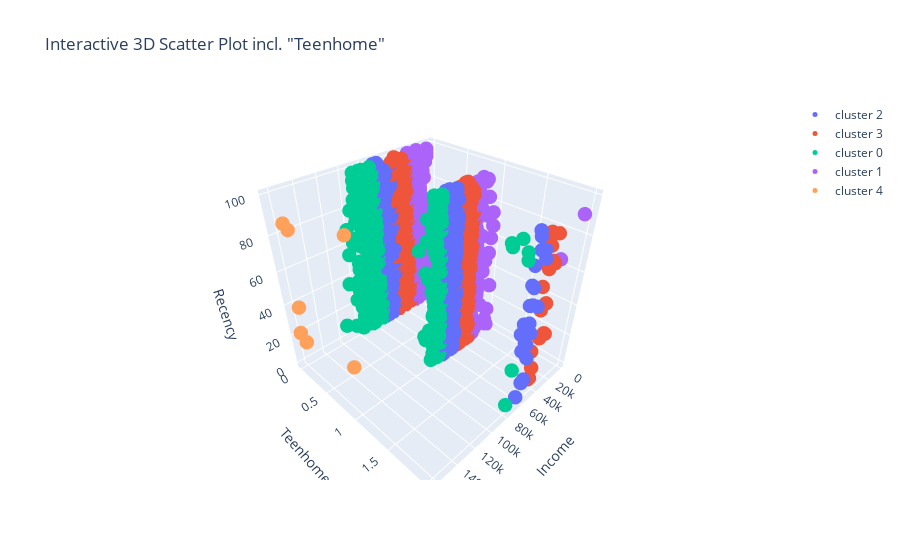

Notebook cell for this chart:
### Markdown cell above
### Cluster 4: is not of high signficance for a Marketing campaign
### Cluster 0: is a crucial cluster as is contains the most signficant wine consumption incl. 
### Cluster 2: this one is the second must promising cluster for the marketing campaign with respect to its financial importance

### Code cell
import plotly.graph_objects as go
import pandas as pd
import numpy as np

fig = go.Figure()

for cluster in df['cluster'].unique():
    cluster_data = df[df['cluster'] == cluster]
    fig.add_trace(go.Scatter3d(
        x=cluster_data['Income'],
        y=cluster_data['Teenhome'],
        z=cluster_data['Recency'],
        mode='markers',
        marker=dict(size=5),
        name=f'cluster {cluster}'
    ))

fig.update_layout(scene=dict(
                    xaxis_title='Income',
                    yaxis_title='Teenhome',
                    zaxis_title='Recency'),
                    title='Interactive 3D Scatter Plot incl. "Teenhome"')


fig.update_layout(xaxis=dict(scaleanchor='y', scaleratio=2))

# Show the plot
fig.show()

### Figure 1 — Plotly figure (JSON) as saved in the notebook; plotly's stock layout.template omitted (floating-point values rounded to 4 significant figures; data arrays with more than 128 entries replaced by an {"elided": "..."} marker saying what was removed)
{"data": [{"marker": {"size": 5}, "mode": "markers", "name": "cluster 2", "type": "scatter3d", "x": {"elided": "613 int values"}, "y": {"elided": "613 int values"}, "z": {"elided": "613 int values"}}, {"marker": {"size": 5}, "mode": "markers", "name": "cluster 3", "type": "scatter3d", "x": {"elided": "642 int values"}, "y": {"elided": "642 int values"}, "z": {"elided": "642 int values"}}, {"marker": {"size": 5}, "mode": "markers", "name": "cluster 0", "type": "scatter3d", "x": {"elided": "505 int values"}, "y": {"elided": "505 int values"}, "z": {"elided": "505 int values"}}, {"marker": {"size": 5}, "mode": "markers", "name": "cluster 1", "type": "scatter3d", "x": {"elided": "445 int values"}, "y": {"elided": "445 int values"}, "z": {"elided": "445 int values"}}, {"marker": {"size": 5}, "mode": "markers", "name": "cluster 4", "type": "scatter3d", "x": [157243, 162397, 153924, 160803, 157733, 157146, 156924], "y": [1, 1, 0, 0, 0, 0, 0], "z": [98, 31, 81, 21, 37, 13, 85]}], "layout": {"scene": {"xaxis": {"title": {"text": "Income"}}, "yaxis": {"title": {"text": "Teenhome"}}, "zaxis": {"title": {"text": "Recency"}}}, "title": {"text": "Interactive 3D Scatter Plot incl. \"Teenhome\""}, "xaxis": {"scaleanchor": "y", "scaleratio": 2}}}
